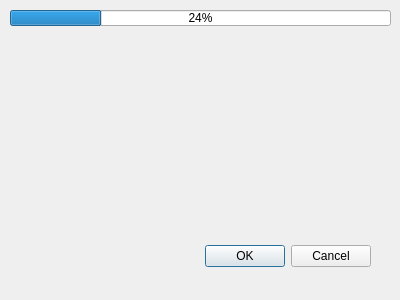
<?xml version="1.0" encoding="UTF-8"?>
<ui version="4.0">
 <class>Dialog</class>
 <widget class="QDialog" name="Dialog">
  <property name="geometry">
   <rect>
    <x>0</x>
    <y>0</y>
    <width>400</width>
    <height>300</height>
   </rect>
  </property>
  <property name="windowTitle">
   <string>Dialog</string>
  </property>
  <widget class="QDialogButtonBox" name="buttonBox">
   <property name="geometry">
    <rect>
     <x>30</x>
     <y>240</y>
     <width>341</width>
     <height>32</height>
    </rect>
   </property>
   <property name="orientation">
    <enum>Qt::Horizontal</enum>
   </property>
   <property name="standardButtons">
    <set>QDialogButtonBox::Cancel|QDialogButtonBox::Ok</set>
   </property>
  </widget>
  <widget class="QProgressBar" name="progressBar">
   <property name="geometry">
    <rect>
     <x>10</x>
     <y>10</y>
     <width>381</width>
     <height>16</height>
    </rect>
   </property>
   <property name="value">
    <number>24</number>
   </property>
  </widget>
 </widget>
 <resources/>
 <connections>
  <connection>
   <sender>buttonBox</sender>
   <signal>accepted()</signal>
   <receiver>Dialog</receiver>
   <slot>accept()</slot>
   <hints>
    <hint type="sourcelabel">
     <x>248</x>
     <y>254</y>
    </hint>
    <hint type="destinationlabel">
     <x>157</x>
     <y>274</y>
    </hint>
   </hints>
  </connection>
  <connection>
   <sender>buttonBox</sender>
   <signal>rejected()</signal>
   <receiver>Dialog</receiver>
   <slot>reject()</slot>
   <hints>
    <hint type="sourcelabel">
     <x>316</x>
     <y>260</y>
    </hint>
    <hint type="destinationlabel">
     <x>286</x>
     <y>274</y>
    </hint>
   </hints>
  </connection>
 </connections>
</ui>
